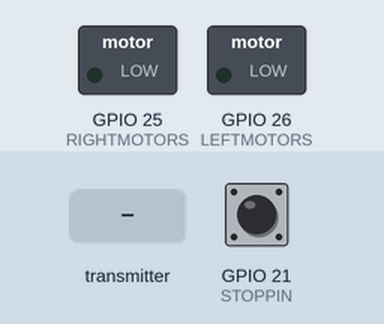
A sketch run on a simulated ESP32. On the bench: switched loads named in the sketch (green lamp = pin HIGH). Inputs (shaded band) come from the test bench; at power-on: GPIO 21 (STOPPIN) HIGH. What the sketch prints to the serial monitor is not drawn.

Above: at 1.2 s.
1.3 s: the transmitter starts sending us_data = 1024
At 2.2 s:
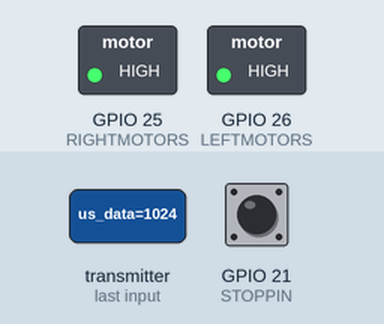
2.9 s: GPIO 21 (STOPPIN) pulled LOW for 0.15 s
At 3.3 s:
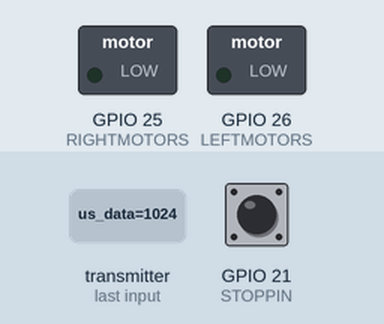
4.8 s: GPIO 21 (STOPPIN) pulled LOW for 1 s
At 5.9 s:
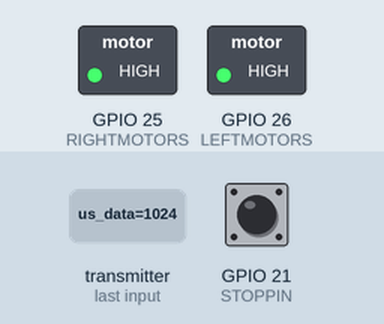
7.3 s: GPIO 21 (STOPPIN) pulled LOW for 3.2 s
At 7.9 s:
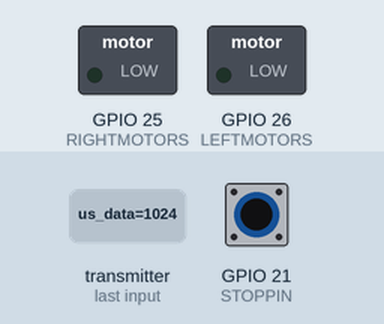
Timing chart, 0 to 10.3 s (numbered marks = the images above; inputs shaded):
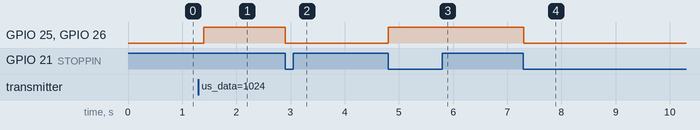

Measured:
- after the input at 1.3 s, GPIO 25 (RIGHTMOTORS), GPIO 26 (LEFTMOTORS): LOW → HIGH after 0.10 s
- after the input at 2.9 s, GPIO 25 (RIGHTMOTORS), GPIO 26 (LEFTMOTORS): HIGH → LOW at once
- after the input at 4.8 s, GPIO 25 (RIGHTMOTORS), GPIO 26 (LEFTMOTORS): LOW → HIGH at once
- after the input at 7.3 s, GPIO 25 (RIGHTMOTORS), GPIO 26 (LEFTMOTORS): HIGH → LOW at once

The sketch:

emergency_stop.ino
```cpp
#include <WiFi.h>
#include <esp_now.h>

#define RIGHTMOTORS 25
#define LEFTMOTORS 26
#define DIRPIN 27
#define STOPPIN 21  // Pin connected to the emergency stop button or sensor

volatile bool isStopped = false;

int speed_sig = 0;
int speed_deci = 0;

typedef struct struct_message {
    int id;
    int us_data;
} struct_message;

struct_message myData;

void IRAM_ATTR toggleStop() {
    isStopped = !isStopped;  // Toggle the stop state
}

void OnDataRecv(const esp_now_recv_info_t *recv_info, const uint8_t *incomingData, int len) {
    if (!isStopped) {
        memcpy(&myData, incomingData, sizeof(myData));
        speed_sig = myData.us_data;

        if (speed_sig < 20) {
            speed_sig = 20;
        }
        if (speed_sig > 80) {
            speed_sig = 80;
        }

        speed_deci = map(speed_sig, 20, 80, 0, 255);
    }
}

void setup() {
    Serial.begin(115200);
    pinMode(RIGHTMOTORS, OUTPUT);
    pinMode(LEFTMOTORS, OUTPUT);
    pinMode(STOPPIN, INPUT_PULLUP);

    attachInterrupt(digitalPinToInterrupt(STOPPIN), toggleStop, FALLING);

    WiFi.mode(WIFI_STA);

    if (esp_now_init() != ESP_OK) {
        Serial.println("Error initializing ESP-NOW");
        return;
    }

    esp_now_register_recv_cb(OnDataRecv);
}

void loop() {
    if (isStopped) {
        analogWrite(RIGHTMOTORS, 0);
        analogWrite(LEFTMOTORS, 0);
        Serial.println("System Stopped");
    } else {
        digitalWrite(DIRPIN, HIGH);
        analogWrite(RIGHTMOTORS, speed_deci);
        analogWrite(LEFTMOTORS, speed_deci);
        delay(100);
    }
}
```
